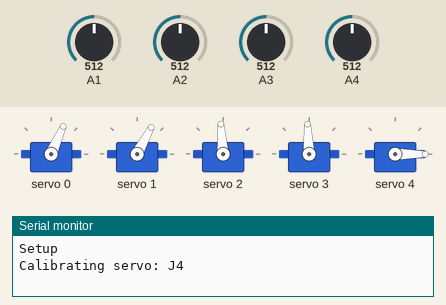
Recording of a sketch running on a simulated Arduino Uno, built with avr-gcc and run on an emulated ATmega328P. On the bench: 5 × servo, the last lines printed to the serial monitor. The inputs (shaded band) are chosen by the test bench; at power-on: A1 = 512, A2 = 512, A3 = 512, A4 = 512.

Above: at 0.1 s.
At 3.1 s:
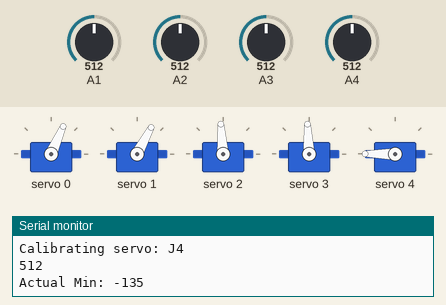
At 6.1 s:
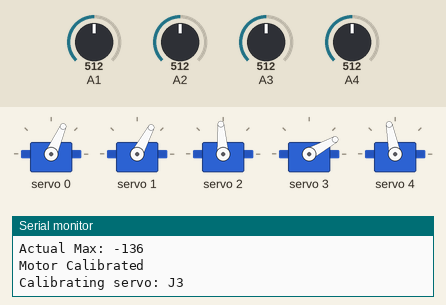
At 9.1 s:
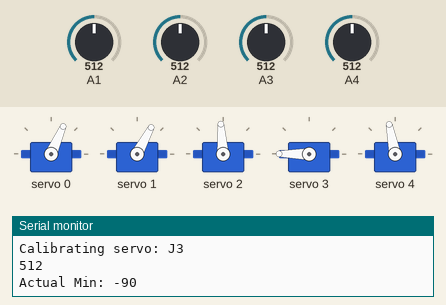
At 15.1 s:
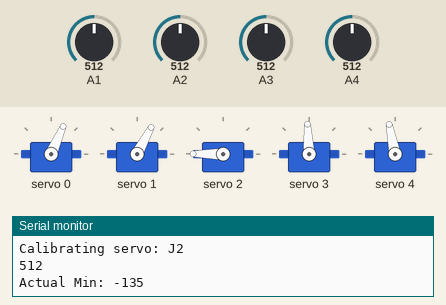
At 37.1 s:
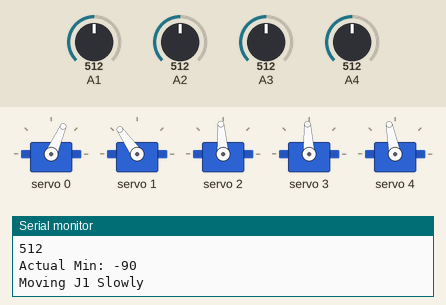
Timing chart, 0 to 38.6 s (numbered marks = the images above):
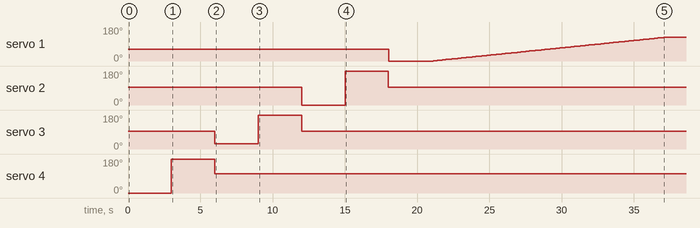

The sketch:

ArmbotJr_DFR_servos_PWM_Shield.ino
```cpp
#include "ArmbotJr_DFR_Functions.h"

const int mode = 0;
// 0 = runs your own test code in loop()
// 1 = enable pose sequence "pseudo-multitasking" in loop(), still a WIP

// Create ServoConfig objects for each servo
ServoConfig Base("Base", 0, A0, 0, 195, -90, 90, 0);
ServoConfig J1("J1", 1, A1, 5, 180, -90, 90, 0);
ServoConfig J2("J2", 2, A2, 5, 270, -135, 135, 0);
ServoConfig J3("J3", 3, A3, 45, 270, -90, 135, 0);
ServoConfig J4("J4", 4, A4, 0, 270, -135, 135, 12);

ServoConfig allJoints[] = {Base, J1, J2, J3, J4};
const int numJoints = 5;


//can be any number of poses, just make sure to change numPoses to the correct number
const int numPoses = 2;  // Number of poses in the sequence
Pose poseSequence[numPoses] = { // Sequence of user-defined poses to test in the loop
  Pose(0, -45, 90, -90, 90, closed),
  Pose(0, -45, 90, -90, 90, open)
};

// Setup function for initializing the program
void setup() {
  // Start serial communication
  Serial.begin(9600);
  Serial.println("Setup");

  // Initialize the Adafruit PWM servo driver
  pwm.begin();
  pwm.setPWMFreq(60);  // Set PWM frequency to 60Hz
  //Locks all motors in current position (make sure in safe position before running the code)
  moveTo(Base, 0);
  moveTo(J1, 0);
  moveTo(J2, 0);
  moveTo(J3, 0);
  moveTo(J4, 0);
  // Calibrate all the servos
  //from the top down is usually safer
  calibrate(J4);
  calibrate(J3);
  calibrate(J2);
  calibrate(J1);
  calibrate(Base);


}

// Loop function for continuously running the program
void loop() {
  if(mode==1){ //pseudo-multitasking mode, runs the pose sequence and prints the position at kind of the same time
    unsigned long currentMillis = millis();
    // Task 1: Cycle through poses
    if (currentMillis - previousMillisPose >= intervalPose) {
      // Save the last time a pose was executed
      previousMillisPose = currentMillis;
      // Get the next pose from the sequence
      Pose nextPose = poseSequence[currentPoseIndex];
      // Move to the next pose
      BinaryClaw(nextPose.jointStates[5]);
      moveTo(Base, nextPose.jointStates[0]);
      moveTo(J1, nextPose.jointStates[1]);
      moveTo(J2, nextPose.jointStates[2]);
      moveTo(J3, nextPose.jointStates[3]);
      moveTo(J4, nextPose.jointStates[4]);
      // Update the current pose index for the next iteration
      currentPoseIndex = (currentPoseIndex + 1) % numPoses;
    }
    // Task 2: Continuously print the position at 30 times a second
    if (currentMillis - previousMillisPrint >= intervalPrint) {
      // Save the last time this task was executed
      previousMillisPrint = currentMillis;
    printAllJointPos(allJoints, numJoints);
    }
  }

  else if(mode==0){
   // Add your own test code here

  //for example:
  moveTo(J4, -90);
  BinaryClaw(closed);
  delay(3000);
  moveTo(J4, 90);
  BinaryClaw(open);
  delay(3000);
  }
}
```

ArmbotJr_DFR_Functions.cpp
```cpp
#include "ArmbotJr_DFR_Functions.h"

unsigned long previousMillisPose = 0;  // will store last time a pose was executed
unsigned long previousMillisPrint = 0;  // will store last time position was printed
long intervalPose = 1500;  // 1.5 seconds per pose
long intervalPrint = 100;  // fast printing
int currentPoseIndex = 0;
// Constants for control pulse lengths
// from 500us = 0deg per the datasheet;
//(500us * 60Hz)*4096 = 122.9
int DFR_min = 125;
 // from 2500us = 270deg per the datasheet
 //(2500us * 60Hz)*4096 = 614.4
int DFR_max = 615;
//sets up the pwm shield
Adafruit_PWMServoDriver pwm = Adafruit_PWMServoDriver();
// True is closed, false is open
 const bool closed = true; //just so we can say "closed" or "open" instead remembering which is which
 const bool open = false;


// Calibrate a servo
void calibrate(ServoConfig &config) {
  Serial.print("Calibrating servo: ");
  Serial.println(config.name);


  // Calculate the pulse length for the min and max position
  int pulseLen_min = map(config.minDegree, 0, 270, DFR_min, DFR_max);
  int pulseLen_max = map(config.maxDegree, 0, 270, DFR_min, DFR_max);


  pwm.setPWM(config.PWM_Channel, 0, pulseLen_min);
  delay(3000);
  // Read min feedback and store it in config object
  config.minFeedback = analogRead(config.Feedback_Pin);
  Serial.println(config.minFeedback);
  Serial.print("Actual Min: ");
  Serial.println(getJointPos(config));


  if(strcmp(config.name, "J1") == 0){ //move J1 slower than the others from min to max for safety
  Serial.println("Moving J1 Slowly");
    for (int i = pulseLen_min; i <= pulseLen_max; i++)
    {
      pwm.setPWM(config.PWM_Channel, 0, i);
      delay(50);
    }
  }
  else{ // if not base joint
    pwm.setPWM(config.PWM_Channel, 0, pulseLen_max);
    }

  delay(3000);
  // Read max feedback and store it in config object
  config.maxFeedback = analogRead(config.Feedback_Pin);
  Serial.println(config.maxFeedback);
  Serial.print("Actual Max: ");
  Serial.println(getJointPos(config));


  // Move the servo to default position
  bool res = moveTo(config, config.defaultPos);
  if (!res) {
    Serial.println("Failed to move to default position");
    return;
  }
  Serial.println("Motor Calibrated");

  return;

}

// Translate servo angle to joint space angle
int servoToJoint(int servo_angle, const ServoConfig &config) {
  return map(servo_angle, config.minDegree, config.maxDegree, config.jointMinDegree, config.jointMaxDegree);
}

// Translate joint angle to servo space angle
int jointToServo(int joint_angle, const ServoConfig &config) {
  return map(joint_angle, config.jointMinDegree, config.jointMaxDegree, config.minDegree, config.maxDegree);
}

// Get current position of servo in joint space
int getJointPos(const ServoConfig &config) {
  int servo_angle = map(analogRead(config.Feedback_Pin), config.minFeedback, config.maxFeedback, config.minDegree, config.maxDegree);
  return servoToJoint(servo_angle, config);
}
// Move servo to a specific position in joint space
bool moveTo(ServoConfig &config, int joint_goal) {
  int servo_goal = jointToServo(joint_goal, config);
  if (servo_goal > config.maxDegree || servo_goal < config.minDegree) {
    Serial.println("Out of bounds!!!");
    return false;
  }
  // Calculate the pulse length for the given position
  int pulseLen = map(servo_goal, 0, 270, DFR_min, DFR_max);
  // Move the servo to desired position
  pwm.setPWM(config.PWM_Channel, 0, pulseLen);
  // Check if the servo moved to desired position
int diff = (getJointPos(config) - joint_goal);
//This diff is unused, needs to be fixed in order to get actual real time closed-loop control of the servos
/*if (abs(diff) > 1)
  {
    Serial.println("Failed to move to desired position, fixing...");
  moveTo(config, (goal + diff));
  }*/
  //if we made it and alls good:
  return true;
}

// True is closed, false is open
bool BinaryClaw(int desired_claw_state){ //Assuming Claw servo is on channel 5  - no feedback for this servo
// the claw's servo is the mg996r, which has a range of 0-180 degrees
// the servo doesnt have a feedback pin, so thats why its not setup in ServoConfig at the moment
int close_PL = 570; //derived from testing,
int open_PL = 125;
/* if(desired_claw_state == claw_state){
  return false; //already in desired state
} */
if(desired_claw_state == closed){
  Serial.print("Moving Claw to ");
  Serial.println("Closed");
  pwm.setPWM(5, 0, close_PL);
  Serial.println(close_PL);

  bool claw_state = closed;
  return true;
}
else if(desired_claw_state == open){
  Serial.print("Moving Claw to ");
  Serial.println("Open");
  pwm.setPWM(5, 0, open_PL);
    Serial.println(open_PL);

  bool claw_state = open;
  return true;
}
else{
  return false;
}
}


void printPos(const ServoConfig &config) {
  Serial.print(config.name);
  Serial.print(": ");
  Serial.print(getJointPos(config));  // Assuming getPos() returns the joint position
  Serial.print(" deg");
}


void printAllJointPos(ServoConfig configs[], int numJoints) {

  //Serial.println("Joint Positions:");
  for (int i = 0; i < numJoints; ++i) {
    Serial.print(configs[i].name);
    Serial.print(":");
    // Add spaces for alignment
    for (int j = strlen(configs[i].name); j < 10; ++j) {
      Serial.print(" ");
    }
    Serial.println(getJointPos(configs[i]));
  }
  Serial.println();  // Add an extra line for separation
}
```

ArmbotJr_DFR_Functions.h
```cpp
#include <Arduino.h>
#include <Adafruit_PWMServoDriver.h>
#include <Wire.h>

#ifndef ARMBOTJR_DFR_FUNCTIONS_H
#define ARMBOTJR_DFR_FUNCTIONS_H
extern unsigned long previousMillisPose;
extern unsigned long previousMillisPrint;
extern long intervalPose;
extern long intervalPrint;
extern int currentPoseIndex;
extern int DFR_min;
extern int DFR_max;
extern Adafruit_PWMServoDriver pwm;
// True is closed, false is open
extern bool claw_state;
extern const bool closed;
extern const bool open;

// Create a structure to hold Servo configuration
struct ServoConfig {
  char name[20];  // Holds servo name
  int PWM_Channel;    // Holds PWM pin number connected to the servo
  int Feedback_Pin;  // Holds Feedback pin number receiving feedback from servo
  int minDegree;  // Holds the minimum limit of the servo
  int maxDegree;  // Holds maximum limit of the servo

  int jointMinDegree;  // Holds the minimum limit of the joint in joint space
  int jointMaxDegree;  // Holds the maximum limit of the joint in joint space

  int minFeedback;  // Holds the minimum feedback from the servo
  int maxFeedback;  // Holds the maximum feedback from the servo
  int defaultPos;  // Holds the default (safe) position of the joint

  // Constructor for struct ServoConfig
  ServoConfig(const char* servo_name, int channel, int feedback, int min_deg, int max_deg, int joint_min_deg, int joint_max_deg, int default_pos)
    : PWM_Channel(channel), Feedback_Pin(feedback), minDegree(min_deg), maxDegree(max_deg), jointMinDegree(joint_min_deg), jointMaxDegree(joint_max_deg), minFeedback(0), maxFeedback(1023), defaultPos(default_pos) {
    strncpy(name, servo_name, sizeof(name));
    name[sizeof(name) - 1] = '\0';
  }

};

//Struct defintion for holding poses
struct Pose {
  int jointStates[6];
  Pose() {
    for (int i = 0; i < 6; ++i) {
      jointStates[i] = 0;
    }
  }

  Pose(int base, int j1, int j2, int j3, int j4, bool pose_claw_state) {
    jointStates[0] = base;
    jointStates[1] = j1;
    jointStates[2] = j2;
    jointStates[3] = j3;
    jointStates[4] = j4;
    jointStates[5] = pose_claw_state;
  }
};
extern Pose poseSequence[];


// Calibrate a servo
void calibrate(ServoConfig &config);

// Translate servo angle to joint angle
int servoToJoint(int servo_angle, const ServoConfig &config);

// Translate joint angle to servo angle
int jointToServo(int joint_angle, const ServoConfig &config);

// Get current position of servo in joint space
int getJointPos(const ServoConfig &config);

// Move servo to a specific position in joint space
bool moveTo(ServoConfig &config, int joint_goal);

bool BinaryClaw(int desired_claw_state); // True is closed, false is open

// Print out positions of selected servo
void printPos(const ServoConfig &config);
// Print out positions of all JOINTS
void printAllJointPos(ServoConfig configs[], int numJoints);
#endif
```

Measured:
- by itself, servo 1: 62° → 0° at 18.0 s, → 1° 3.1 s later, → 2° 0.10 s later, → 3° 0.15 s later, … (126 changes in this stretch)
- by itself, servo 2: 94° → 0° at 12.0 s, → 180° 3.0 s later, → 94° 3.0 s later
- by itself, servo 3: 93° → 29° at 6.0 s, → 180° 3.0 s later, → 93° 3.0 s later
- by itself, servo 4: 0° → 180° at 3.0 s, → 101° 3.0 s later
